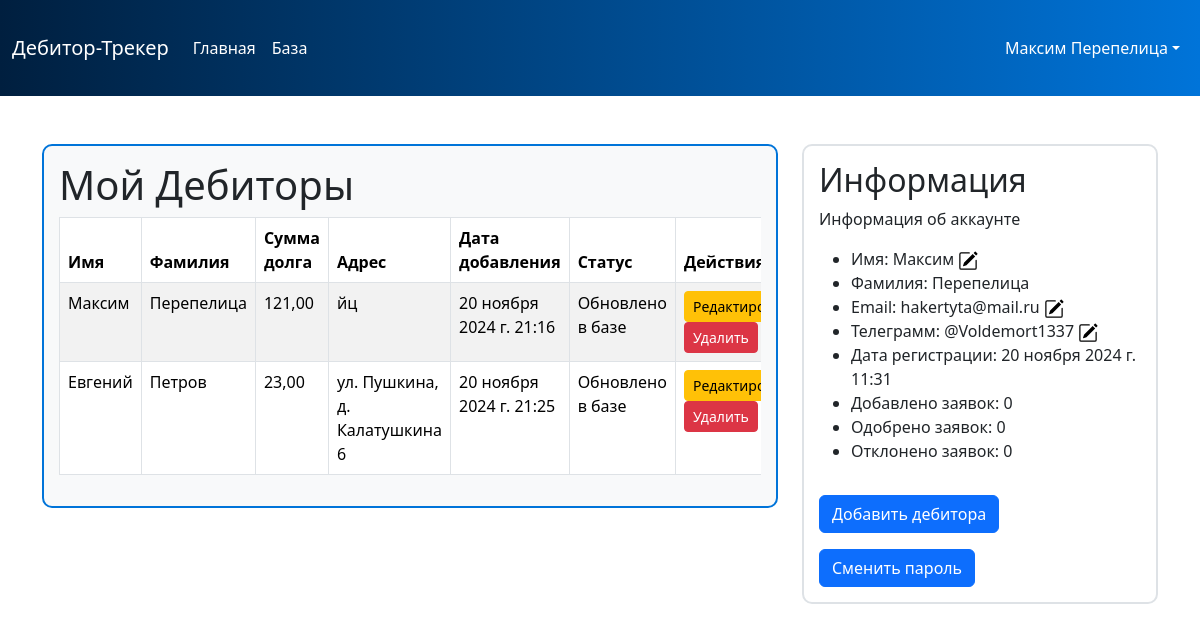
Before: /cabinet/ (signed in) with the older database file.
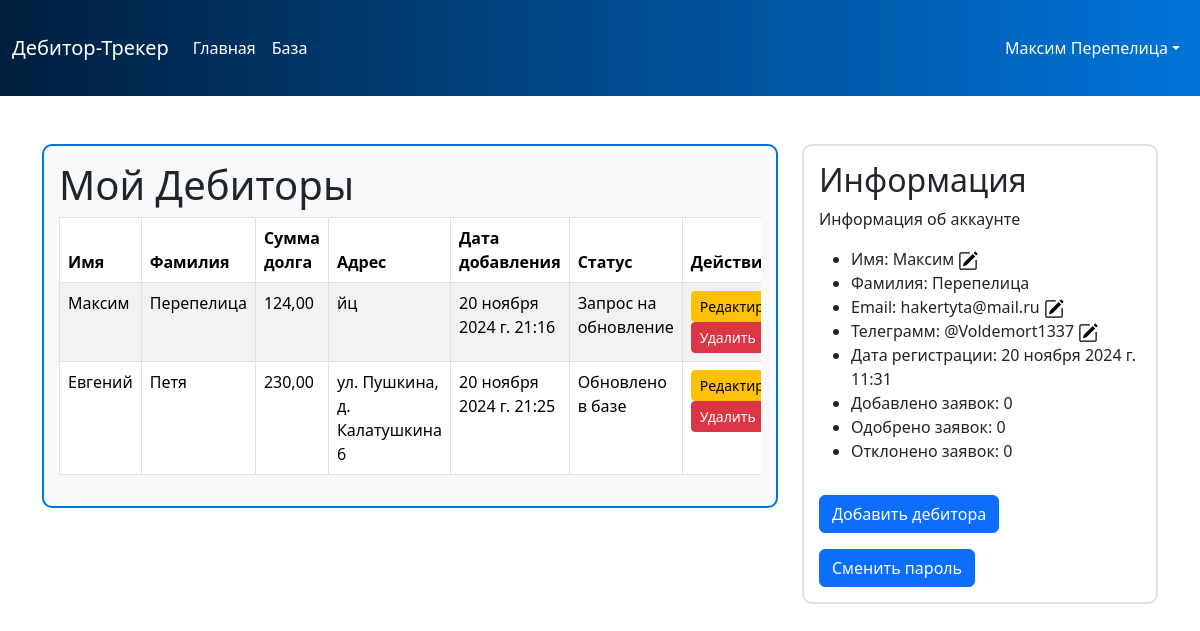
After: the same page with the newer database file.
### Task1/models.py (models this page shows, shortened)
class AddDebtorUser(models.Model):
    STATUS_CHOICES = [
        ('pending', 'В обработке'),
        ('approved', 'Одобрено'),
        ('added', 'Добавлено в базу'),
        ('rejected', 'Отклонено'),
        ('deleting', 'Удаляется'),
        ('deleted', 'Удалено'),
        ('update_requested', 'Запрос на обновление'),
        ('under_review', 'На проверке'),
        ('approved_for_update', 'Одобрено для обновления'),
        ('updated_in_db', 'Обновлено в базе')
    ]
    user = models.ForeignKey(NewUsers, on_delete=models.CASCADE, verbose_name="Пользователь")
    name = models.CharField(max_length=255, verbose_name="Имя дебитора")
    surname = models.CharField(max_length=255, verbose_name="Фамилия дебитора")
    amount = models.DecimalField(max_digits=10, decimal_places=2, verbose_name="Сумма долга")
    address = models.TextField(verbose_name="Адрес")
    region = models.CharField(max_length=255, verbose_name="Регион")
    city = models.CharField(max_length=255, verbose_name="Город")
    created_at = models.DateTimeField(auto_now_add=True, verbose_name="Дата создания")
    updated_at = models.DateTimeField(auto_now=True, verbose_name="Дата обновления")
    status = models.CharField(
        max_length=20,
        choices=STATUS_CHOICES,
        default='pending',
        verbose_name="Статус"
    )
    document = models.FileField(upload_to='documents/', verbose_name="Документ")
    index_key = models.IntegerField(unique=True, verbose_name="Индекс", null=True, blank=True)
    deletion_reason = models.TextField(null=True, blank=True, verbose_name='Причина удаления')
    deletion_document = models.FileField(upload_to='deletion_documents/', null=True, blank=True, verbose_name='Документ удаления')

### Task1/views.py (the view)
# urls.py: path('cabinet/', views.personal_cabinet, name='personal_cabinet'),
@login_required
def personal_cabinet(request):
    logger.info(f"Доступ к личному кабинету пользователя {request.user.username}")
    requests = AddDebtorUser.objects.filter(user=request.user)
    return render(request, 'first/personalAccount.html', {'requests': requests})

### templates/first/personalAccount.html (shortened to what the changed rows need)
{% load static %}
<!DOCTYPE html>
<html lang="ru">
<head>
    <link rel="stylesheet" href="{% static 'bootstrap/css/bootstrap.min.css' %}">
    <link rel="stylesheet" type="text/css" href="{% static 'datatables/datatables.min.css' %}">
</head>
<body>
    <div class="container mt-5">
        <div class="row">
            <div class="col-md-8">
                <div class="table-container">
                    <h1>Мой Дебиторы</h1>
                    {% if user.is_authenticated %}
                    <div class="table-responsive">
                        <table id="addDebtor" class="table table-striped table-bordered">
                            <thead>
                                <tr>
                                    <th>Имя</th>
                                    <th>Фамилия</th>
                                    <th>Сумма долга</th>
                                    <th>Адрес</th>
                                    <th>Дата добавления</th>
                                    <th>Статус</th>
                                    <th>Действия</th>
                                </tr>
                            </thead>
                            <tbody>
                                 {% for debtor in request.user.adddebtoruser_set.all %}
                                 <tr>
                                     <td>{{ debtor.name }}</td>
                                     <td>{{ debtor.surname }}</td>
                                     <td>{{ debtor.amount }}</td>
                                     <td>{{ debtor.address}}</td>
                                     <td>{{ debtor.created_at }}</td>
                                     <td>{{ debtor.get_status_display }}</td>
                                    <td>
                                        <a href="#"
                                           class="btn btn-sm btn-warning"
                                           data-bs-toggle="modal"
                                           data-bs-target="#editDebtorModal"
                                           data-id="{{ debtor.id }}"
                                           data-name="{{ debtor.name }}"
                                           data-surname="{{ debtor.surname }}"
                                           data-amount="{{ debtor.amount }}"
                                           data-address="{{ debtor.address }}"
                                           data-region="{{ debtor.region }}"
                                           data-city="{{ debtor.city }}"
                                           data-document="{{ debtor.document.url }}">
                                           Редактировать
                                        </a>
                                          <button type="button" class="btn btn-sm btn-danger" data-bs-toggle="modal" data-bs-target="#deleteModal"
                                                      data-debtor-id="{{ debtor.id }}" data-debtor-name="{{ debtor.name }}">
                                                      Удалить
                                          </button>
                                    </td>
                                </tr>
                                {% empty %}
                                <tr>
                                    <td colspan="5">Нет заявок</td>
                                </tr>
                                {% endfor %}
                            </tbody>
                        </table>
                    </div>
                    {% else %}
                    <p>Вы не авторизованы. Пожалуйста, войдите, чтобы увидеть информацию.</p>
                    {% endif %}
                </div>
            </div>
            <div class="col-md-4">
                <div class="info-panel">
                    <h2>Информация</h2>
                </div>
            </div>
        </div>
    </div>
</body>
</html>

Changed rows visible on the page:
changed AddDebtorUser "Максим": amount "121,00" → "124,00"; status "Обновлено в базе" → "Запрос на обновление"
changed AddDebtorUser "Евгений": surname "Петров" → "Петя"; amount "23,00" → "230,00"
